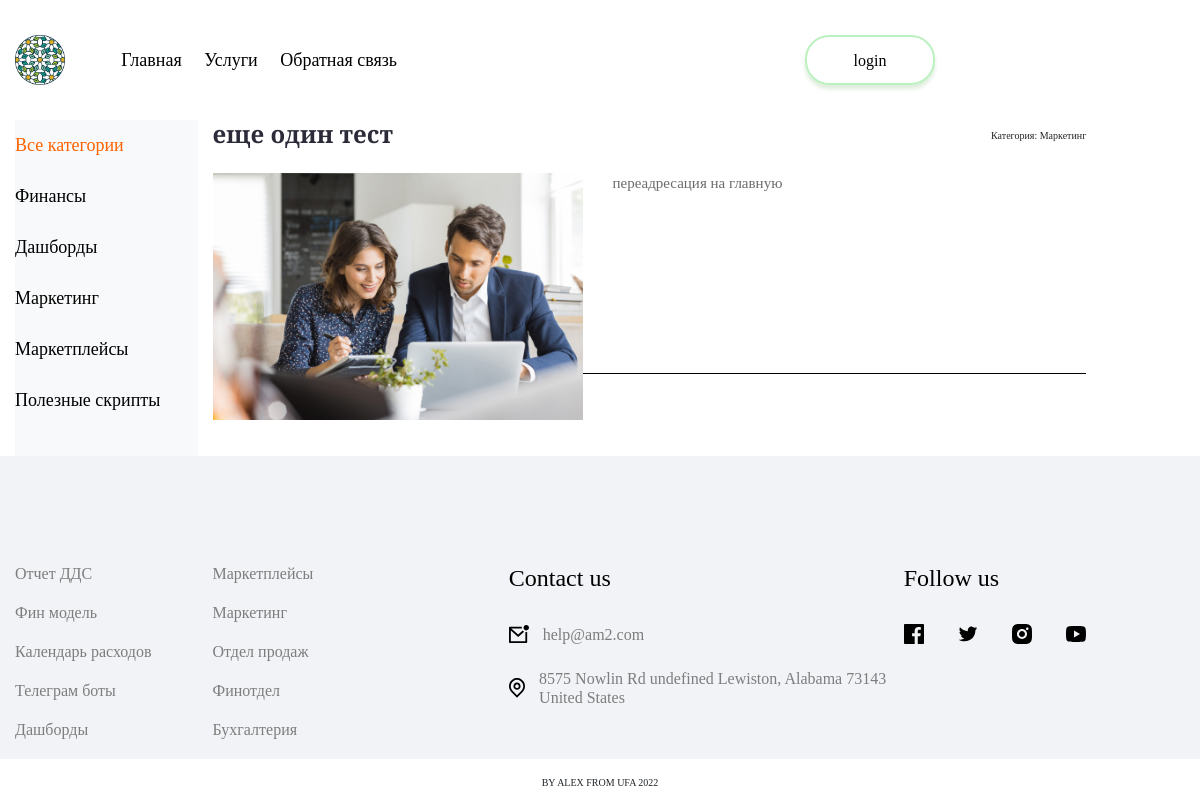
The page /post/pereadresaciya/ on the database as committed earlier.
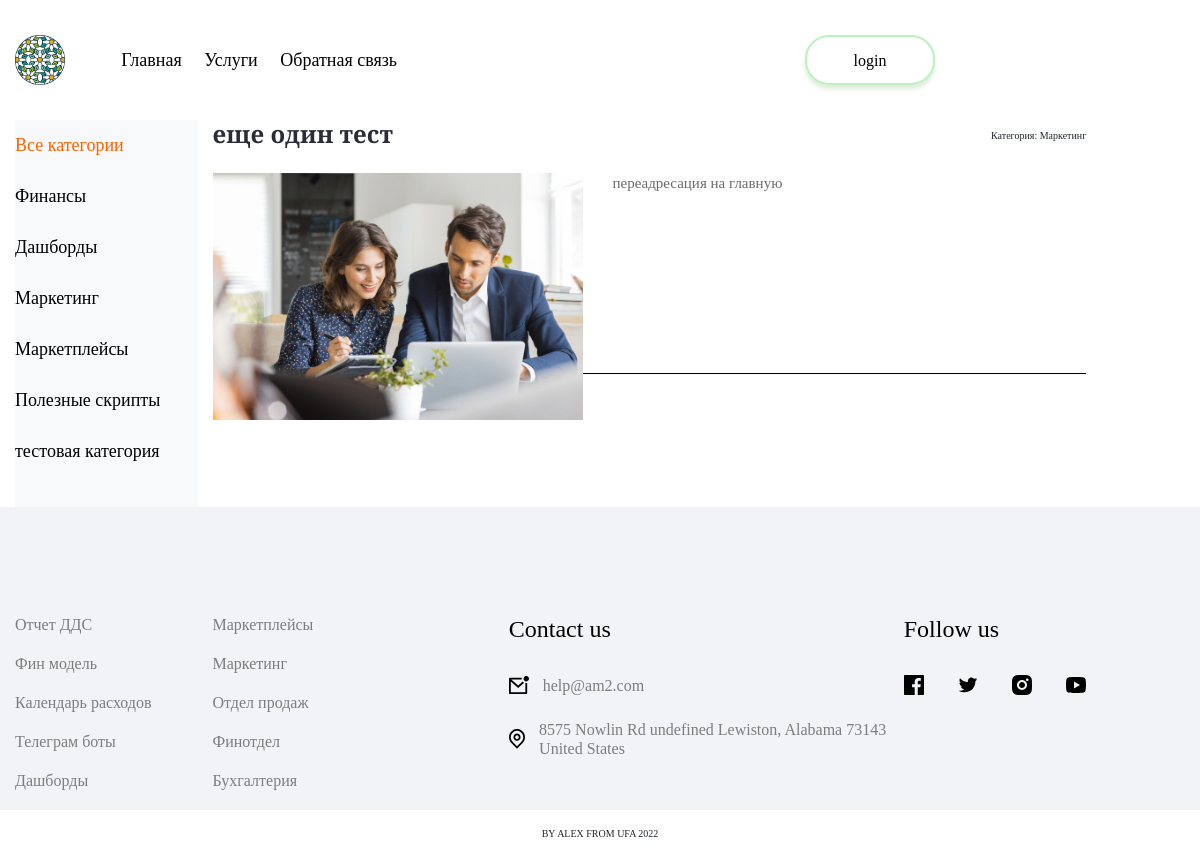
The same page on the database as committed later.
### algoritm/models.py (models this page shows)
class Category(models.Model):
    name = models.CharField(max_length=100, db_index=True, verbose_name='Категория')
    slug = models.SlugField(max_length=255, unique=True, db_index=True, verbose_name='URL')
    def __str__(self):
        return self.name
    def get_absolute_url(self):
        return reverse('category', kwargs={'cat_slug': self.slug})
    class Meta:
        verbose_name = "Категория"
        verbose_name_plural = "Категории"
        ordering  = ['id']

### algoritm/views.py (the view)
# urls.py: path('post/<slug:post_slug>/', ShowPost.as_view(), name='post'),
class ShowPost(DataMixin, DetailView):
    model = Boards
    template_name = 'algoritm/post.html'
    slug_url_kwarg = 'post_slug'
    context_object_name = 'post'
    def get_context_data(self, **kwargs):
        context = super().get_context_data(**kwargs)
        c_def = self.get_user_context(title=context['post'])
        return dict(list(context.items()) + list(c_def.items()))

### algoritm/models.py (called while the page is built)
    def __str__(self):
        return self.title

### algoritm/templatetags/algoritm_tags.py (called while the page is built)
@register.inclusion_tag('algoritm/list_categories.html')
def show_categories(sort=None, cat_selected=0):
    if not sort:
        cats = Category.objects.all()
    else:
        cats = Category.objects.order_by(sort)
    return {'cats': cats, 'cat_selected': cat_selected}

### algoritm/utils.py (called while the page is built)
    def get_user_context(self, **kwargs):
        context = kwargs
        cats = Category.objects.annotate(Count('boards'))
        user_menu = menu.copy()
        if not self.request.user.is_authenticated:
            user_menu.pop(2)
        context['menu'] = user_menu
        context['cats'] = cats
        if 'cat_selected' not in context:
            context['cat_selected'] = 0
        return context

### algoritm/templates/algoritm/post.html
{% extends 'algoritm/base.html' %}
{% load algoritm_tags %}
{% block content%}
<section class="container content__block">
        <div class="row">
            <div class="col-md-2 col-sm-4 m-10">
                <nav class ="bg-light menu-vertical mb-5 h-100">
                    <ul class ="nav navbar-nav">
                        {% if cat_selected == 0 %}
                            <li class ="menu__item_verical  mb-4 mt-4">Все категории</li>
                        {% else %}
                            <li class="mb-4 mt-4"><a class ="menu__link_verical" href="{% url 'products' %}">Все категории</a></li>
                        {% endif %}
                            {% show_categories cat_selected=cat_selected %}
                    </ul>
                </nav>
            </div>
            <div class="col-9">
                <div class="container post__area">
                    <div class="d-flex flex-row title__row">
                        <h2 class="content__title">{{ post.title }}</h2>
                        <p>Категория: {{ post.cat}}</p>
                    </div>
                    <div class ="container">
                        {%if post.photo %}
                            <img class="image_full_size img-responsive" src="{{ post.photo.url }}">
                        {% else %}
                            <img class="image_full_size img-responsive" src="../../static/algoritm/images/dashboard.jpg">
                        {% endif %}
                        <p class="content__block-text"> {{ post.content }}  </p>
                    </div>
                </div>
            </div>
        </div>
    </section>
{% endblock content%}

### algoritm/templates/algoritm/list_categories.html
{% for c in cats %}
  {% if c.pk == cat_selected %}
      <li class ="menu__item_verical mb-4 mt-4">{{ c.name }}</li>
  {% else %}
      <li class="mb-4 mt-4"><a class ="menu__link_verical" href="{{ c.get_absolute_url }}">{{ c.name }}</a></li>
  {% endif %}
{% endfor %}

Rows that differ between the two databases and show on the page:
added Category: name "тестовая категория"
